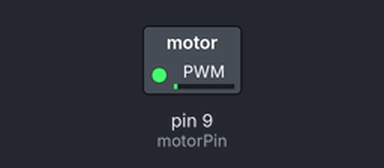
Bench run of a sketch on a simulated Arduino Uno, built with avr-gcc and run on an emulated ATmega328P. Parts: switched loads named in the sketch (green lamp = pin HIGH).

Above: at 0.05 s.
At 1.15 s:
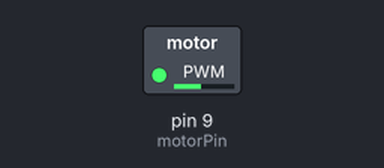
At 2.3 s:
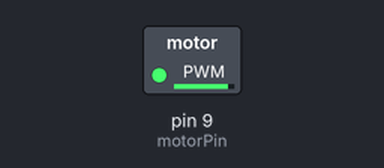
At 4.6 s:
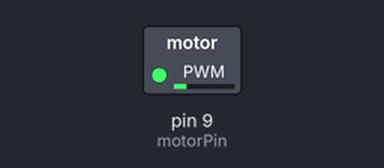
Timing chart, 0 to 6.7 s (numbered marks = the images above):
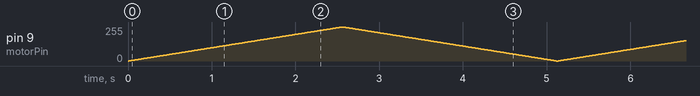

The sketch:

A1_A_plus_S13_Motor.ino
```cpp
// (licence header left out)
  // Данная строка означает, что электромотор
  // будет управляться через пин 9
int motorPin = 9;

void setup()
{
 // Цифровой пин 9 настроен на выход
 pinMode(motorPin, OUTPUT);
}

void loop()
{
 // Вызов функции по ускорению и замедлению мотора
 motorAcceleration();

 // motorOnThenOff();
 // motorOnThenOffWithSpeed();
}

/*
 motorOnThenOff() - это простая функция, которая включает и выключает мотор
 на определенное время.
 Данный код очень похож на код по морганию внешним светодиодом A1_S3_Blink_led
*/
void motorOnThenOff(){
  int onTime = 2500;  // Количество миллисекунд, при которых мотор будет включен
  int offTime = 1000; // Количество миллисекунд, при которых мотор будет выключен

  digitalWrite(motorPin, HIGH); // Включается электромотор
  delay(onTime);                // Работает нужное время
  digitalWrite(motorPin, LOW);  // Выключается электромотор
  delay(offTime);               // Не работает нужное время
}

/*
motorOnThenOffWithSpeed() - Функция по изменению скорости электромотора
при помощи функции analogWrite()
*/
void motorOnThenOffWithSpeed(){

  int onSpeed = 200;  // число от 0 (выключен) до 255 (максимальная скорость)
  int onTime = 2500;  // Количество миллисекунд, при которых мотор будет включен

  int offSpeed = 50;  // число от 0 (выключен) до 255 (максимальная скорость)
  int offTime = 1000; // Количество миллисекунд, при которых мотор будет выключен

  analogWrite(motorPin, onSpeed);   // Включается электромотор со значением onSpeed
  delay(onTime);                    // Работает нужное время
  analogWrite(motorPin, offSpeed);  // Изменяем значение скорости электромотора значением offSpeed
  delay(offTime);                   // Не работает нужное время
}

/*
  motorAcceleration() - функция по разгону мотора до максимальной скорости,
  а после разгона торможение электромотора до нуля
*/
void motorAcceleration()
{
  int delayTime = 10; // Количество миллисекунд между каждым шагом

  //Ускорение мотора при помощи цикла for
  for(int i = 0; i < 256; i++)
  { // Цикл for идет от 0 до 255 (от минимума до максимума) с шагом в 1
    analogWrite(motorPin, i);   // Установка значения ШИМ при помощи analogWrite()
    delay(delayTime);           // Задержка перед следующим шагом
  }

  // Торможение мотора
  // Аналогично только все шаги идут в обратную сторону
  for(int i = 255; i >= 0; i--)
  {
    analogWrite(motorPin, i);
    delay(delayTime);
  }
}
```
